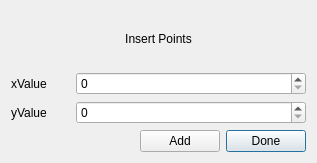
<?xml version="1.0" encoding="UTF-8"?>
<ui version="4.0">
 <class>EditPoly</class>
 <widget class="QDialog" name="EditPoly">
  <property name="geometry">
   <rect>
    <x>0</x>
    <y>0</y>
    <width>317</width>
    <height>163</height>
   </rect>
  </property>
  <property name="windowTitle">
   <string>Dialog</string>
  </property>
  <layout class="QGridLayout" name="gridLayout">
   <item row="4" column="3">
    <widget class="QPushButton" name="Done">
     <property name="text">
      <string>Done</string>
     </property>
    </widget>
   </item>
   <item row="3" column="0">
    <widget class="QLabel" name="label_2">
     <property name="text">
      <string>yValue</string>
     </property>
    </widget>
   </item>
   <item row="0" column="0" colspan="4">
    <widget class="QLabel" name="label_3">
     <property name="text">
      <string>Insert Points</string>
     </property>
     <property name="alignment">
      <set>Qt::AlignCenter</set>
     </property>
    </widget>
   </item>
   <item row="3" column="1" colspan="3">
    <widget class="QSpinBox" name="yVal">
     <property name="maximum">
      <number>900</number>
     </property>
    </widget>
   </item>
   <item row="4" column="2">
    <widget class="QPushButton" name="Add">
     <property name="text">
      <string>Add</string>
     </property>
    </widget>
   </item>
   <item row="1" column="0">
    <widget class="QLabel" name="label">
     <property name="text">
      <string>xValue</string>
     </property>
    </widget>
   </item>
   <item row="1" column="1" colspan="3">
    <widget class="QSpinBox" name="xVal">
     <property name="maximum">
      <number>900</number>
     </property>
    </widget>
   </item>
  </layout>
 </widget>
 <resources/>
 <connections/>
</ui>
